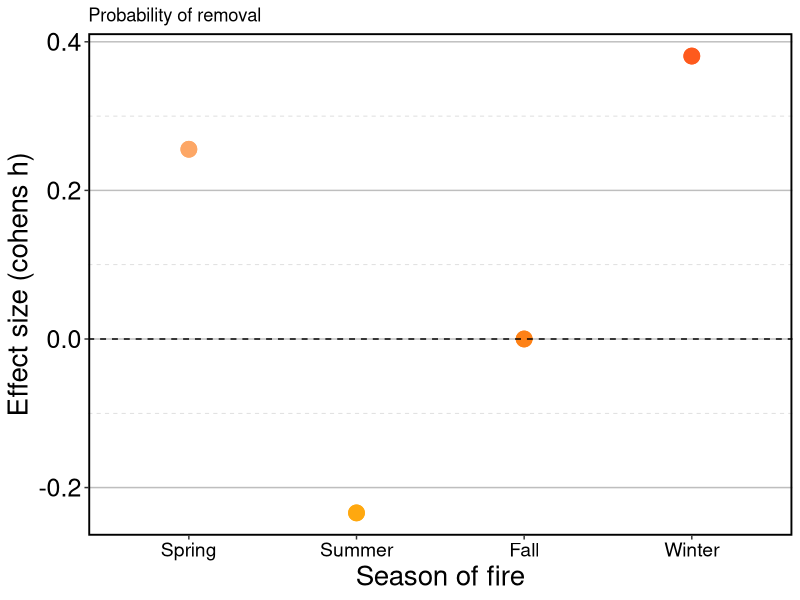
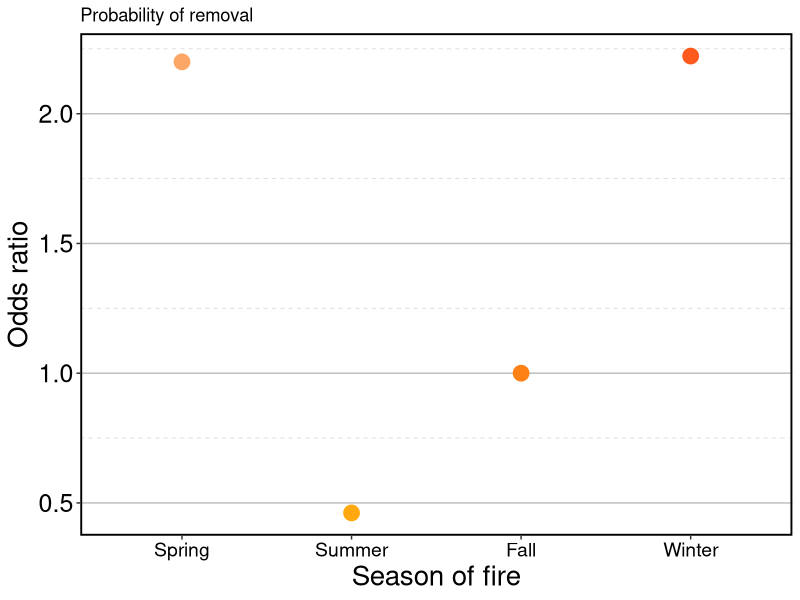
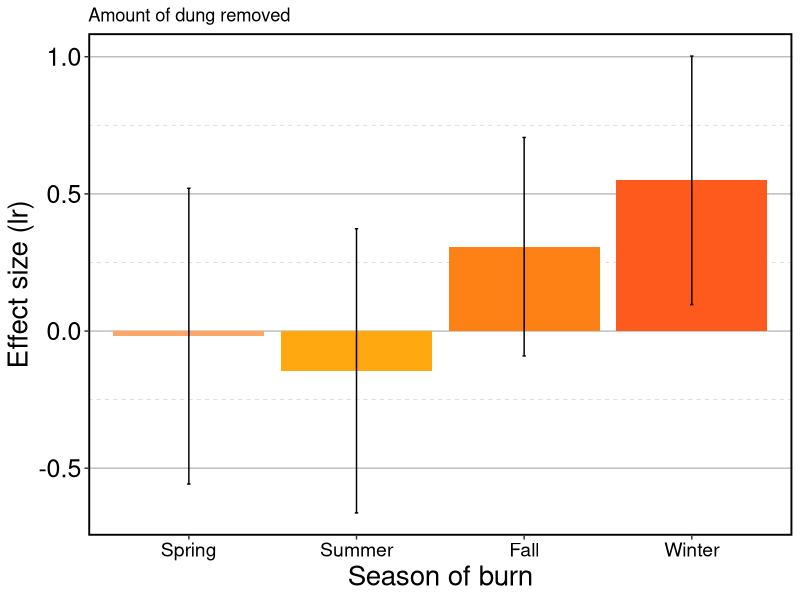
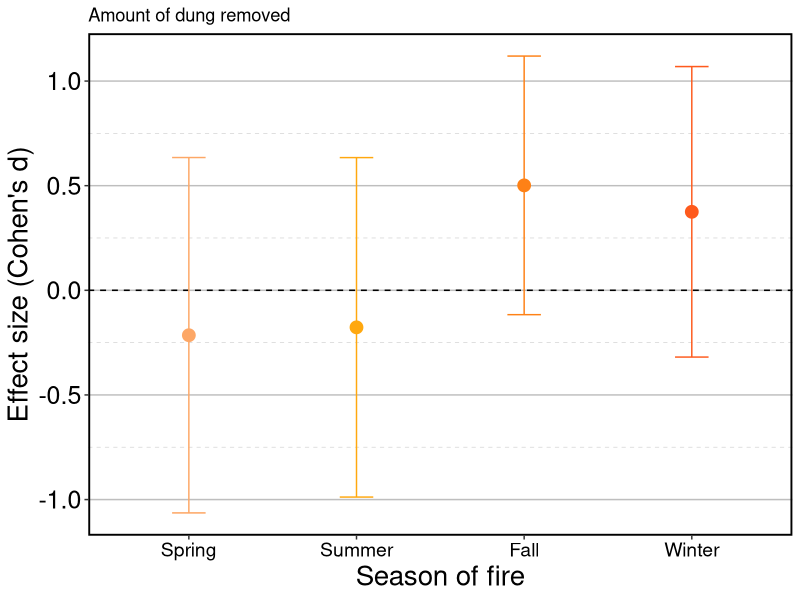
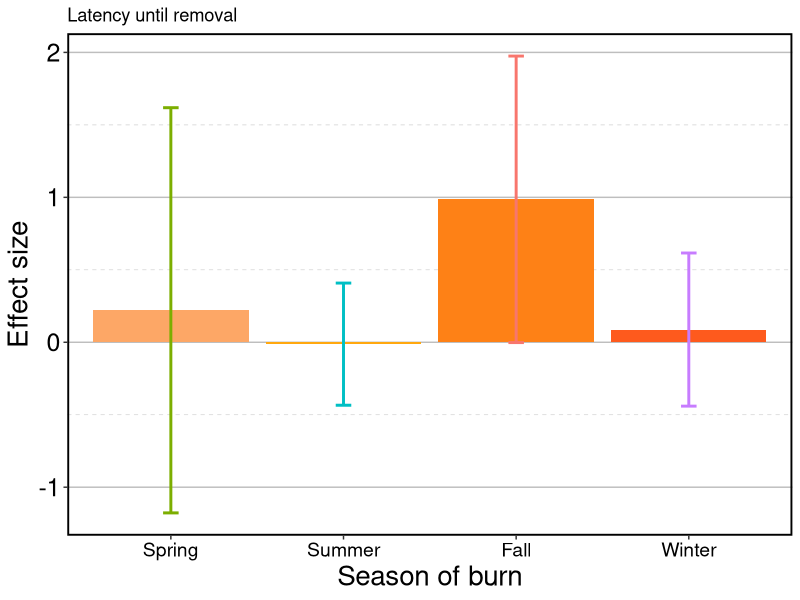
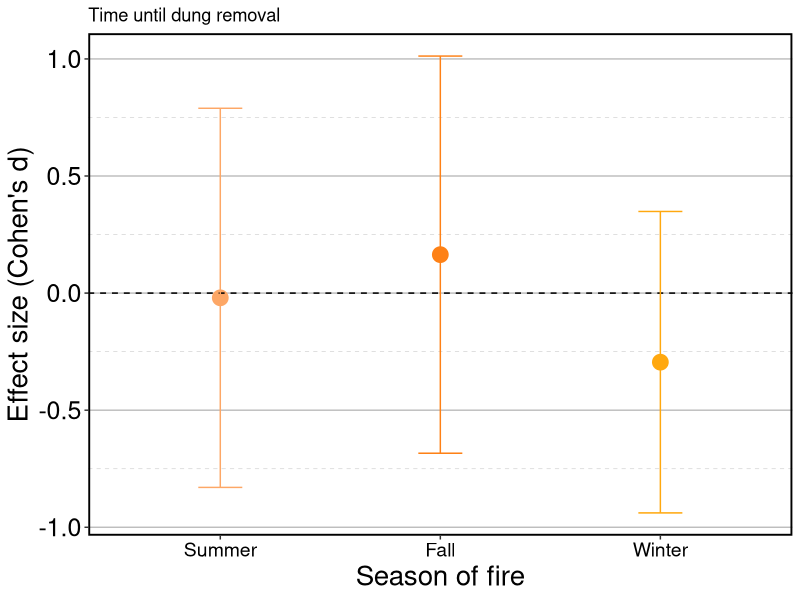

Source code (R) for these figures, in order:
library(tidyverse)
library(ggplot2)

firecolors1 <- c("#FE8116", "#FDA766","#FFA80F", "#FE5A1D")

#### Probability of removal - Cohen's h ####

probRem_es <- read_csv("02_Clean_data/propRem_ch.csv")

names(probRem_es)

ggplot(data = probRem_es) +
  geom_point(aes(x=factor(burn_season, 
                          level=c("Spring", "Summer", "Fall", "Winter")),
                 y=cohen.h, color=burn_season),
             size=5)+
  geom_hline(yintercept = 0,
             linetype="dashed")+
  scale_color_manual(values=firecolors1)+
  labs(x="Season of fire",
       y="Effect size (cohens h)",
       title = "Probability of removal")+
  theme_bw()+
  theme(axis.title = element_text(size = 20),
        axis.text.y = element_text(color = "black",
                                   size = 18),
        axis.text.x = element_text(color = "black",
                                   size = 14),
        panel.grid.major.x = element_blank(),
        panel.grid.major.y = element_line(size = 0.5,
                                          colour = "gray"),
        panel.grid.minor.y = element_line(linetype = 2,
                                          color = "lightgray"),
        panel.border = element_rect(colour = "black", 
                                    fill=NA, size=1.3),
        legend.text = element_text(size = 18),
        legend.position="none",
        legend.title = element_text(size = 19))

# ggsave("05_Figures/effsize_remProb_ch.jpg", height=10, width= 10)

#### Probability of Removal - Odds Ratio ####
remProb.or <- read_csv("02_Clean_data/propRem_or.csv")

ggplot(data=remProb.or)+
  geom_point(aes(x=factor(burn_season, 
                          level=c("Spring", "Summer", "Fall", "Winter")), 
                 y=odds.ratio, color=burn_season),
             size = 5)+
  scale_color_manual(values=firecolors1)+
  labs(y="Odds ratio",
       x="Season of fire",
       title="Probability of removal")+
  theme_bw()+
  theme(axis.title = element_text(size = 20),
        axis.text.y = element_text(color = "black",
                                   size = 18),
        axis.text.x = element_text(color = "black",
                                   size = 14),
        panel.grid.major.x = element_blank(),
        panel.grid.major.y = element_line(size = 0.5,
                                          colour = "gray"),
        panel.grid.minor.y = element_line(linetype = 2,
                                          color = "lightgray"),
        panel.border = element_rect(colour = "black", 
                                    fill=NA, size=1.3),
        legend.text = element_text(size = 18),
        legend.position="none",
        legend.title = element_text(size = 19))
  
# ggsave("05_Figures/effsize_remProb_lo.jpg", height=10, width= 10)

#### Amount of dung removed - Log Ratio ####
remno.lr <- read_csv("02_Clean_data/remNo_lrmod.csv")

ggplot() +
  geom_col(data=remno.lr,
           aes(x=factor(burn.season, level=c("Spring", "Summer", "Fall", "Winter")), y=emmean, fill=burn.season))+
  geom_errorbar(data=remno.lr, 
                aes(x=burn.season, 
                    y=emmean, 
                    ymin=lower.CL,
                    ymax=upper.CL),
                width=.02,
                color="black")+
  scale_fill_manual(values=firecolors1)+
  xlab("Season of burn")+
  ylab("Effect size (lr)")+
  ggtitle("Amount of dung removed")+
  theme_bw()+
  theme(axis.title = element_text(size = 20),
        axis.text.y = element_text(color = "black",
                                   size = 18),
        axis.text.x = element_text(color = "black",
                                   size = 14),
        panel.grid.major.x = element_blank(),
        panel.grid.major.y = element_line(size = 0.5,
                                          colour = "gray"),
        panel.grid.minor.y = element_line(linetype = 2,
                                          color = "lightgray"),
        panel.border = element_rect(colour = "black", 
                                    fill=NA, size=1.3),
        legend.text = element_text(size = 18),
        legend.position="none",
        legend.title = element_text(size = 19))

# ggsave("05_Figures/effsize_remNo_lr.jpg", height=10, width= 10)

#### Amount of dung removed - Cohen's d ####
noRem_cd <- read_csv("02_Clean_data/remno_cd.csv")

ggplot(data=noRem_cd)+
  geom_point(aes(x=factor(burn_season, 
                          level=c("Spring", "Summer", "Fall", "Winter")),
                 y=Estimate,
                 color=burn_season),
             size=4)+
  geom_hline(yintercept = 0,
             linetype = "dashed")+
  geom_errorbar(data=noRem_cd, 
                aes(x=burn_season, 
                    y=Estimate, 
                    ymin=lcl,
                    ymax=ucl,
                    color=burn_season),
                width=0.2)+
  scale_color_manual(values=firecolors1)+
  labs(x="Season of fire",
       y="Effect size (Cohen's d)",
       title = "Amount of dung removed")+
  theme_bw()+
  theme(axis.title = element_text(size = 20),
        axis.text.y = element_text(color = "black",
                                   size = 18),
        axis.text.x = element_text(color = "black",
                                   size = 14),
        panel.grid.major.x = element_blank(),
        panel.grid.major.y = element_line(size = 0.5,
                                          colour = "gray"),
        panel.grid.minor.y = element_line(linetype = 2,
                                          color = "lightgray"),
        panel.border = element_rect(colour = "black", 
                                    fill=NA, size=1.3),
        legend.text = element_text(size = 18),
        legend.position="none",
        legend.title = element_text(size = 19))

# ggsave("05_Figures/effsize_remNo_cd.jpg", height=10, width= 10)  

#### Latency - Log ratio ####
remlat.lr <- read_csv("02_Clean_data/remlat_lrmod.csv")

ggplot() +
  geom_col(data=remlat.lr,
           aes(x=factor(burn.season, level=c("Spring", "Summer", "Fall", "Winter")), y=emmean, fill=burn.season))+
  geom_errorbar(data=remlat.lr, 
                aes(x=burn.season, 
                    y=emmean, 
                    ymin=lower.CL,
                    ymax=upper.CL,
                    color=burn.season),
                width=.09,
                lwd=1,
                position=position_dodge(width=0.5))+
  scale_fill_manual(values=firecolors1)+
  xlab("Season of burn")+
  ylab("Effect size")+
  ggtitle("Latency until removal")+
  theme_bw()+
  theme(axis.title = element_text(size = 20),
        axis.text.y = element_text(color = "black",
                                   size = 18),
        axis.text.x = element_text(color = "black",
                                   size = 14),
        panel.grid.major.x = element_blank(),
        panel.grid.major.y = element_line(size = 0.5,
                                          colour = "gray"),
        panel.grid.minor.y = element_line(linetype = 2,
                                          color = "lightgray"),
        panel.border = element_rect(colour = "black", 
                                    fill=NA, size=1.3),
        legend.text = element_text(size = 18),
        legend.position="none",
        legend.title = element_text(size = 19))

# ggsave("05_Figures/effsize_remLat_lr.jpg", height=10, width= 10)

#### Latency - Cohen's d ####

lat_cd <- read_csv("02_Clean_data/lat_cd.csv")

ggplot(data=lat_cd)+
  geom_point(aes(x=factor(burn_season,
                           levels=c("Summer", "Fall", "Winter")),
                 y=Estimate,
                 color=burn_season),
             size=5)+
  geom_hline(yintercept = 0,
             linetype = "dashed")+
  geom_errorbar(aes(x=burn_season, 
                    y=Estimate, 
                    ymin=lcl,
                    ymax=ucl,
                    color=burn_season),
                width=0.2)+
  scale_color_manual(values=firecolors1)+
  labs(x="Season of fire",
       y="Effect size (Cohen's d)",
       title = "Time until dung removal")+
  theme_bw()+
  theme(axis.title = element_text(size = 20),
        axis.text.y = element_text(color = "black",
                                   size = 18),
        axis.text.x = element_text(color = "black",
                                   size = 14),
        panel.grid.major.x = element_blank(),
        panel.grid.major.y = element_line(size = 0.5,
                                          colour = "gray"),
        panel.grid.minor.y = element_line(linetype = 2,
                                          color = "lightgray"),
        panel.border = element_rect(colour = "black", 
                                    fill=NA, size=1.3),
        legend.text = element_text(size = 18),
        legend.position="none",
        legend.title = element_text(size = 19))

# ggsave("05_Figures/effsize_remLat_cd.jpg", height=10, width= 10)

  